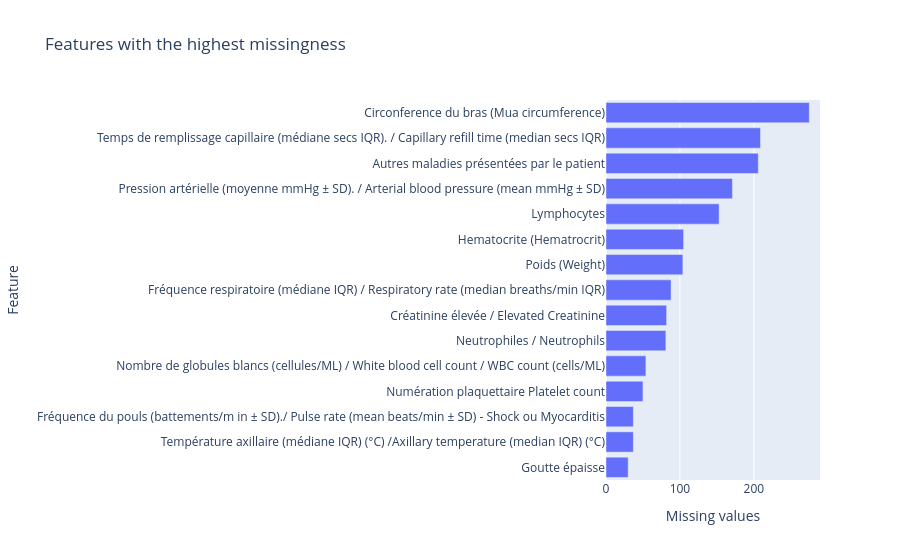

The notebook cell this image was saved under:
### Markdown cell above
# 4. Data Quality and Schema Audit

Data quality checks cover missingness, duplicate rows, constant and
near-constant columns, feature types, and the available data dictionary.
Missing values are treated as unknown observations, not negative clinical findings.

### Code cell
missingness = read_table("missingness_summary.csv")
dictionary = read_table("data_dictionary_auto.csv")
quality = pd.DataFrame({
    "measure": ["Rows", "Columns", "Duplicate rows", "Constant columns"],
    "value": [
        raw.shape[0],
        raw.shape[1],
        int(raw.duplicated().sum()),
        summary.get("n_constant_columns", "Unavailable"),
    ],
})
display(quality)
display(missingness.head(15))
display(dictionary.head(15))

if not missingness.empty:
    top = missingness.head(15).copy()
    missing_col = next(c for c in top.columns if "missing" in c.lower() and c != "column")
    fig = px.bar(
        top.sort_values(missing_col),
        x=missing_col,
        y="column",
        orientation="h",
        title="Features with the highest missingness",
        labels={missing_col: "Missing values", "column": "Feature"},
    )
    fig.show()

### Figure 1 — Plotly figure (JSON) as saved in the notebook; plotly's stock layout.template omitted (floating-point values rounded to 4 significant figures)
{"data": [{"hovertemplate": "Missing values=%{x}<br>Feature=%{y}<extra></extra>", "legendgroup": "", "marker": {"color": "#636efa", "pattern": {"shape": ""}}, "name": "", "orientation": "h", "showlegend": false, "textposition": "auto", "type": "bar", "x": [30, 37, 37, 50, 54, 81, 82, 88, 104, 105, 153, 171, 206, 209, 275], "xaxis": "x", "y": ["Goutte épaisse", "Température axillaire (médiane IQR) (°C) /Axillary temperature (median IQR) (°C)", "Fréquence du pouls (battements/m in ± SD)./ Pulse rate (mean beats/min ± SD) - Shock ou Myocarditis", "Numération plaquettaire Platelet count", "Nombre de globules blancs (cellules/ML) / White blood cell count / WBC count (cells/ML)", "Neutrophiles / Neutrophils", "Créatinine élevée / Elevated Creatinine", "Fréquence respiratoire (médiane IQR) / Respiratory rate (median breaths/min IQR)", "Poids (Weight)", "Hematocrite (Hematrocrit)", "Lymphocytes", "Pression artérielle (moyenne mmHg ± SD). / Arterial blood pressure (mean mmHg ± SD)", "Autres maladies présentées par le patient", "Temps de remplissage capillaire (médiane secs IQR). / Capillary refill time (median secs IQR)", "Circonference du bras (Mua circumference)"], "yaxis": "y"}], "layout": {"barmode": "relative", "legend": {"tracegroupgap": 0}, "title": {"text": "Features with the highest missingness"}, "xaxis": {"anchor": "y", "domain": [0.0, 1.0], "title": {"text": "Missing values"}}, "yaxis": {"anchor": "x", "domain": [0.0, 1.0], "title": {"text": "Feature"}}}}
